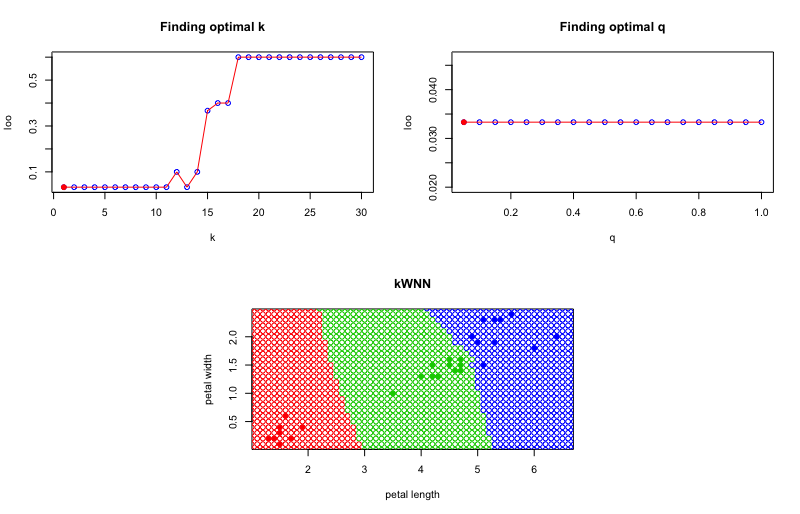

Generate this figure with R:
euclideanDistance <- function(u, v){
  sqrt(sum((u - v)^2))
}

weight <- function(i, q){
  res = q^i
  return(res)
}

sortObjectsByDist <- function(xl, z, metricFunction = euclideanDistance){
  l <- dim(xl)[1]
  n <- dim(xl)[2] - 1
  
  distances <- matrix(NA, l, 2)
  for (i in 1:l)
  {
    distances[i, ] <- c(i, metricFunction(xl[i, 1:n], z))
  }
  
  orderedXl <- xl[order(distances[, 2]), ]
  return (orderedXl);
}

kWNN <- function(xl, z, k, q){
  
  orderedXl <- sortObjectsByDist(xl, z)
  n <- dim(orderedXl)[2] - 1
  
  classes <- orderedXl[1:k, n + 1]
  
  d <- c(0.0,0.0,0.0)
  names(d) <- c("setosa", "versicolor", "virginica")
  
  for (i in c(1:length(classes))){
    d[classes[i]] <- d[classes[i]] + weight(i, q)
  }
  
  class <- names(which.max(d))
  return (class)
}

layout(matrix(c(1,1,2,2,0,3,3,0), 2, 4, byrow = TRUE), 
       widths=c(1,1,1,1), heights=c(1,1))

iris30 = read.table("/Users/khurshudov/Desktop/SMPR/metric_classification/iris30.txt", sep="\t", header=TRUE)
# iris30 = iris[sample(c(1:150), 30, replace=FALSE),3:5]


colors <- c("setosa" = "red", "versicolor" = "green3",
            "virginica" = "blue")
# plot(iris30[, 1:2], pch = 21, bg = colors[iris30$Species], col
#      = colors[iris30$Species], asp = 1)


# z <- c(6, 1.6)
# xl <- iris30[, 1:3]
# class <- kWNN(xl, z, k=30, q=1)
# points(z[1], z[2], pch = 22, bg = colors[class], asp = 1)

## selecting k by LOO
loo_k <- c()

for (k_ch in 1:length(iris30[,1])){
  count = 0
  for (i in 1:length(iris30[,1])){
    xl = iris30[-i,1:3]
    class <- kWNN(xl, iris30[i,1:2], k=k_ch, q=1)
    if(iris30[i,3] != class){
      count <- count + 1
    }
  }
  loo_k <- c(loo_k, count/length(iris30[,1]))
}

plot(c(1:length(iris30[,1])), loo_k, 'p', col='blue', xlab='k', ylab='loo', main = 'Finding optimal k')
lines(c(1:length(iris30[,1])), loo_k, type="l", pch=22, lty=1, col="red")

opt_k = which.min(loo_k)

points(which.min(loo_k), min(loo_k), pch=21, bg = 'red', col = 'red')

## selecting q by LOO
loo_q <- c()

q_seq = c(seq(0.05,1.0,by=0.05))

for (q in q_seq){
  count = 0
  for (i in 1:length(iris30[,1])){
    xl = iris30[-i,1:3]
    class <- kWNN(xl, iris30[i,1:2], k=opt_k, q=q)
    if(iris30[i,3] != class){
      count <- count + 1
    }
  }
  loo_q <- c(loo_q, count/length(iris30[,1]))
}

plot(q_seq, loo_q, 'p', col='blue', xlab='q', ylab='loo', main = 'Finding optimal q')
lines(q_seq, loo_q, type="l", pch=22, lty=1, col="red")

opt_q = q_seq[which.min(loo_q)]

points(q_seq[which.min(loo_q)], min(loo_q), pch=21, bg = 'red', col = 'red')

plot(iris30[, 1:2], pch = 21, bg = colors[iris30$Species], col
     = colors[iris30$Species], asp = 1, main='kWNN', xlab = 'petal length', ylab = 'petal width')

points_array <- c()

for (xtmp in seq(0, 7, by=0.1)){
  for (ytmp in seq(0, 3, by=0.1)){
    z <- c(xtmp,ytmp)
    class <- kWNN(xl, z, opt_k, opt_q)
    points_array <- c(points_array, c(z))
    points(z[1], z[2], pch = 1, col = colors[class])
  }
}


iris_test30 = iris[sample(c(1:150), 30, replace=FALSE),]

accuracy_kNN <- 0
accuracy_kWNN <- 0

for (i in c(1:length(iris_test30[,1]))){
  xl = iris30[,1:3]
  class_kNN <- kWNN(xl, iris_test30[i,3:4], k=5, q=1)
  class_kWNN <- kWNN(xl, iris_test30[i,3:4], k=opt_k, q=opt_q)
  if(iris_test30[i,5] == class_kNN){
    accuracy_kNN <- accuracy_kNN + 1
  }
  if(iris_test30[i,5] == class_kWNN){
    accuracy_kWNN <- accuracy_kWNN + 1
  }
}
print(accuracy_kNN / length(iris_test30[,1]))
print(accuracy_kWNN / length(iris_test30[,1]))
